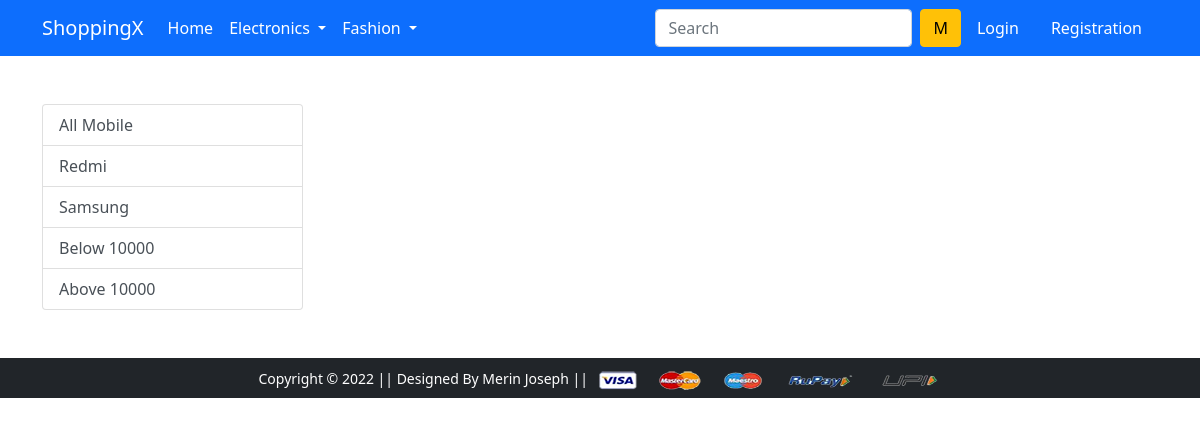
Page /mobile/ on the earlier database version.
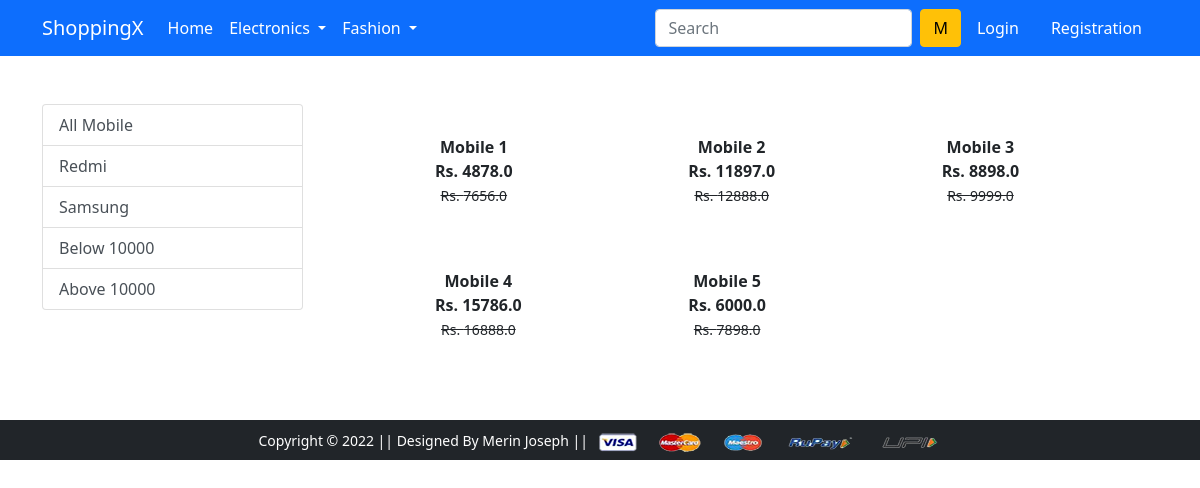
Same page on the later database version.
### app/models.py (models this page shows, shortened)
class Product(models.Model):
    title = models.CharField(max_length=100)
    selling_price = models.FloatField()
    discounted_price = models.FloatField()
    description = models.TextField()
    brand = models.CharField(max_length=100)
    category = models.CharField(choices=CATEGORY_CHOICES, max_length=2)
    product_image = models.ImageField(upload_to='productimg')

### app/views.py (the view)
# urls.py: path('mobile/', mobile, name='mobile'),
def mobile(request, data=None):
    if data == None:
        mobiles = Product.objects.filter(category='M')
    elif data == 'Redmi' or data == 'Samsung':
        mobiles = Product.objects.filter(category='M').filter(brand=data)
    elif data == 'below':
        mobiles = Product.objects.filter(category='M').filter(discounted_price__lt=10000)
    elif data == 'above':
        mobiles = Product.objects.filter(category='M').filter(discounted_price__gt=10000)
    return render(request, 'app/mobile.html', context={'mobiles': mobiles})

### app/templates/app/mobile.html (shortened to what this page needs)
{% extends 'app/base.html' %}
{% load static %}
{% block main-content %}
<div class="container my-5">
    <div class="row">
        <div class="col-sm-3">
            <div class="list-group">
                <a href="{% url 'mobile' %}" class="list-group-item list-group-item-action" arial-current="true">All Mobile</a>
                <a href="{% url 'mobiledata' 'Redmi' %}" class="list-group-item list-group-item-action" arial-current="true">Redmi</a>
                <a href="{% url 'mobiledata' 'Samsung' %}" class="list-group-item list-group-item-action">Samsung</a>
                <a href="{% url 'mobiledata' 'below' %}" class="list-group-item list-group-item-action">Below 10000</a>
                <a href="{% url 'mobiledata' 'above' %}" class="list-group-item list-group-item-action">Above 10000</a>
            </div>
        </div>
        <div class="col-sm-8 offset-sm-1">
            <div class="row">
                {% for product in mobiles %}
                <div class="col-sm-4 text-centre mb-4">
                    <a href="{% url 'product-detail' product.id %}" class="btn">
                        <div class="item">
                            <div class="fw-bold">{{product.title}}</div>
                            <div class="fw-bold">Rs. {{product.discounted_price}}</div>
                            <div class="fw-bold"><small class="fw-light text-decoration-line-through">Rs.
                                {{product.selling_price}}</small></div>
                        </div>
                    </a>
                </div>
                {% endfor %}
            </div>
        </div>
    </div>
</div>
{% endblock main-content %}

### app/templates/app/base.html (shortened to what this page needs)
<!doctype html>
{% load static %}
<html lang="en">
<head>
    <link href="https://cdn.jsdelivr.net/npm/bootstrap@5.0.0-beta1/dist/css/bootstrap.min.css" rel="stylesheet"
>
    <link rel="stylesheet" href="{% static 'app/css/owl.carousel.min.css' %}">
    <link rel="stylesheet" href="{% static 'app/css/all.min.css' %}">
    <link rel="stylesheet" href="{% static 'app/css/style.css' %}">
</head>
<body>
<nav class="navbar navbar-expand-lg navbar-dark bg-primary">
    <div class="container">
        <a class="navbar-brand" href="/">ShoppingX</a>
        <div class="collapse navbar-collapse" id="navbarSupportedContent">
            <ul class="navbar-nav me-auto mb-2 mb-lg-0">
                <li class="nav-item">
                    <a class="nav-link active" aria-current="page" href="/">Home</a>
                </li>
                <li class="nav-item dropdown">
                    <a class="nav-link dropdown-toggle text-white" href="#" id="electronicsDropdown" role="button"
                       data-bs-toggle="dropdown" aria-expanded="false">
                        Electronics
                    </a>
                </li>
                <li class="nav-item dropdown">
                    <a class="nav-link dropdown-toggle text-white" href="#" id="fashionDropdown" role="button"
                       data-bs-toggle="dropdown" aria-expanded="false">
                        Fashion
                    </a>
                </li>
            </ul>
            <form class="d-flex">
                <input class="form-control me-2" type="search" placeholder="Search" aria-label="Search">
                <button class="btn btn-warning" type="submit">M</button>
            </form>
            <div>
                <ul class="navbar-nav me-auto mb-2 mb-lg-0">
                    {% if request.user.is_authenticated %}
                    <li class="nav-item dropdown mx-2">
                        <a class="nav-link dropdown-toggle text-white" href="#" id="profileDropdown" role="button"
                           data-bs-toggle="dropdown" aria-expanded="false">
                            Merin
                        </a>
                        <ul class="dropdown-menu" aria-labelledby="profileDropdown">
                            <li><a class="dropdown-item" href="{% url 'profile' %}">Profile</a></li>
                            <li><a class="dropdown-item" href="{% url 'orders' %}">Orders</a></li>
                            <li><a class="dropdown-item" href="{% url 'passwordchange' %}">Change Password</a></li>
                            <li><a class="dropdown-item" href="{% url 'logout' %}">Logout</a></li>
                        </ul>
                    </li>
                    <li class="nav-item mx-2">
                        <a href="{% url 'add-to-cart' %}" class="nav-link text-white"><span
                                class="badge bg-danger">4</span> Cart </a>
                    </li>
                    {% else %}
                    <li class="nav-item mx-2">
                        <a href="{% url 'login' %}" class="nav-link text-white">Login</a>
                    </li>
                    <li class="nav-item mx-2">
                        <a href="{% url 'customerregistration' %}" class="nav-link text-white">Registration</a>
                    </li>
                    {% endif %}
                </ul>
            </div>
        </div>
    </div>
</nav>
{% block main-content %} {% endblock main-content %}
<footer class="container-fluid bg-dark text-center p-2 mt-5">
    <small class="text-white">Copyright &copy; 2022 || Designed By Merin Joseph || </small>
    <img src="{% static 'app/images/payment.png' %}" alt="" srcset="" class="img-fluid" height="2px">
</footer>
</body>
</html>

Differences in the rows shown:
added Product: title "Mobile 1", discounted_price "4878.0", selling_price "7656.0"
added Product: title "Mobile 2", discounted_price "11897.0", selling_price "12888.0"
added Product: title "Mobile 3", discounted_price "8898.0", selling_price "9999.0"
added Product: title "Mobile 4", discounted_price "15786.0", selling_price "16888.0"
added Product: title "Mobile 5", discounted_price "6000.0", selling_price "7898.0"
